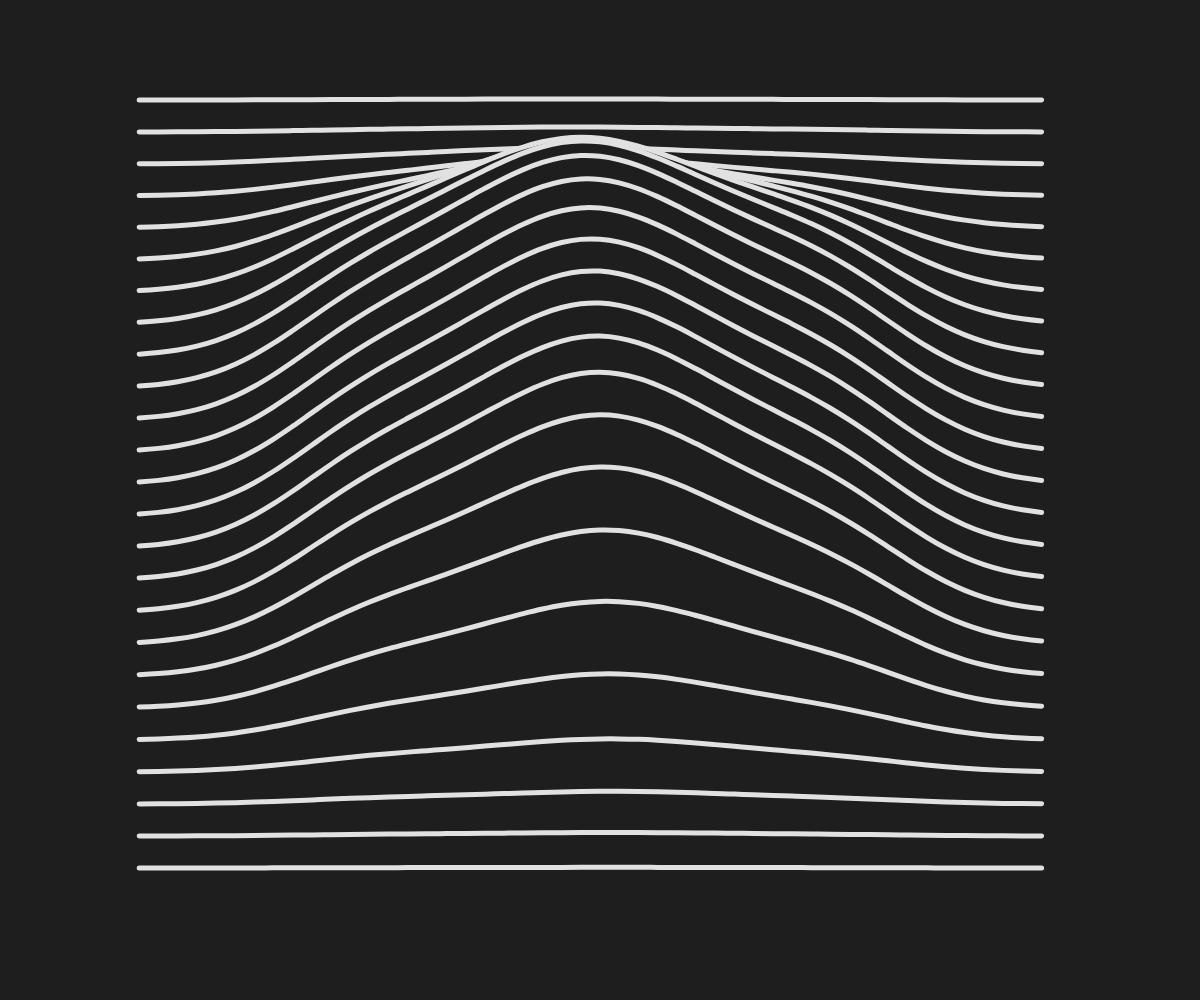
Frame 1 (no input)
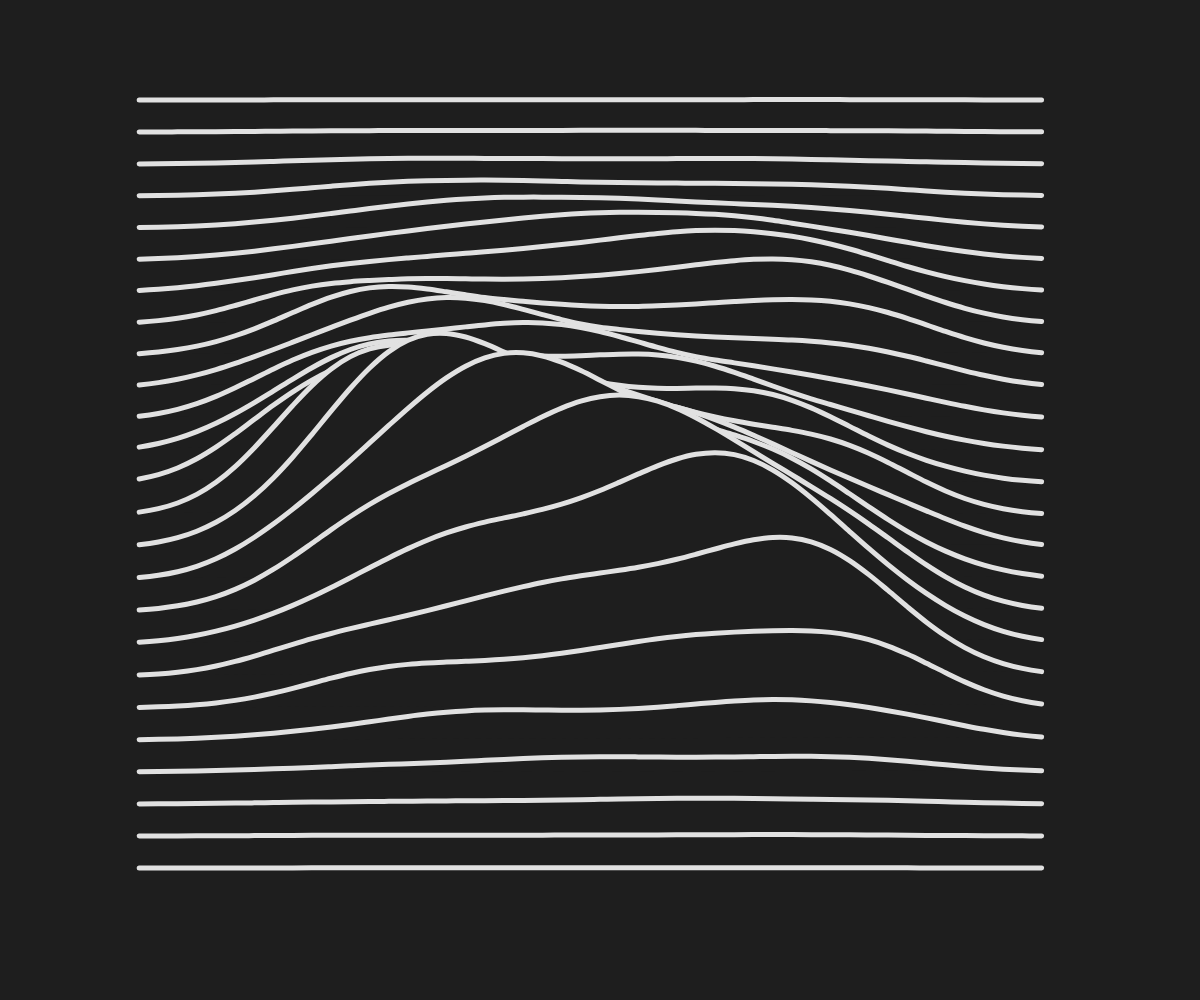
Frame 60 (no input)
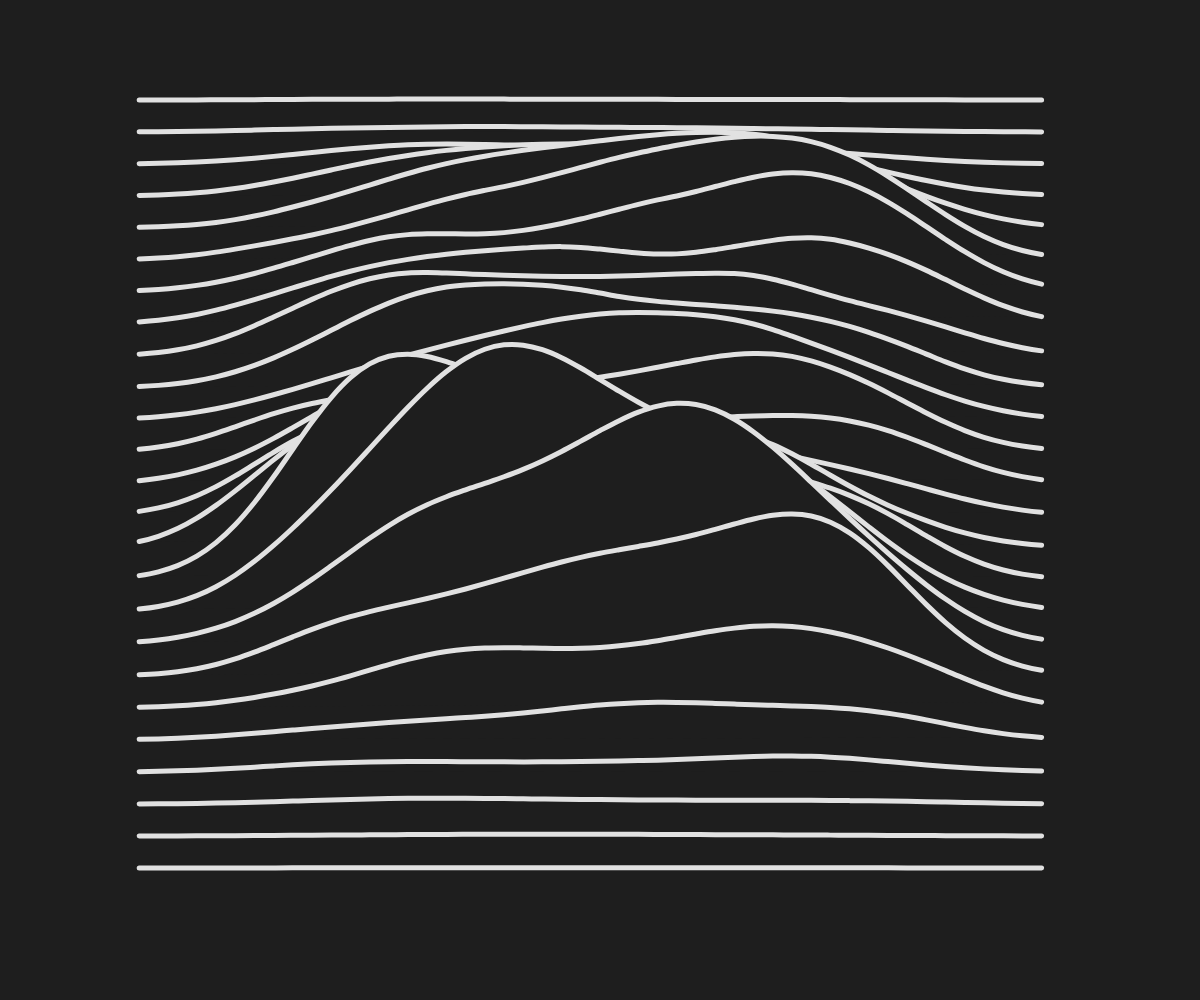
Frame 120 (the mouse pressed at the canvas centre since frame 60)

The p5.js sketch that drew these frames (run headless with seeded random() and noise() and a simulated clock; from frame 60 on, the mouse is pressed at the canvas centre):

// p5.js sketch
// ── sketch.js
function setup() {
  createCanvas(windowWidth, windowHeight);
  scale(1, 1);
  margin = 0.25;

  detail = 50;
  numOfLines = 25;
  scaling = 0.8;
  strokeW = 5

  t = 0;
  speed = 0.001;
}

function draw() {
  translate(width / 2, height / 2);
  scale(1, -1);
  background(30);

  fill(30);
  stroke(225);
  strokeWeight(strokeW);

  t += speed;
  for (var j = 0; j < numOfLines; j++) {
    yVal = lerp(-0.4, 0.4, 1 - j / numOfLines);

    beginShape();
    for (var i = 0; i < detail; i++) {
      xVal = lerp(-0.4, 0.4, i / detail);
      //curveVertex(xVal, yVal + scaling*noise(xVal/500))

      scalingNoise = noise(t * 5 + 1000) * pow(exp(-t * 10 + 3) + 1, -1);
      scalingNoise = noise(t * 5 + 1000);

      //horizontalOffset = 10*pow(noise(t + 2000)*noise(t + 3000), 2)
      horizontalOffset = sin(t * 10);

      functionNoise = pow(
        noise((xVal / 5 + yVal * horizontalOffset + t) * 5),
        2
      );

      xNormalDist = exp(-pow(xVal / 0.275, 4));

      func = scaling * scalingNoise * functionNoise * xNormalDist;
      func *= exp(-pow((yVal - 0.02) / 0.25, 4));

      posX = xVal * width;
      posY = (yVal + func) * height;
      curveVertex(posX, posY);
    }
    endShape();
  }
}
